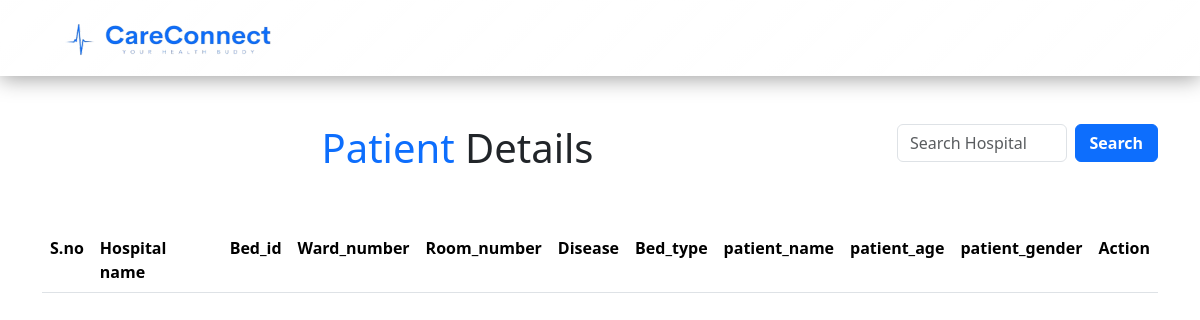
Page /hospital/ on the earlier database version.
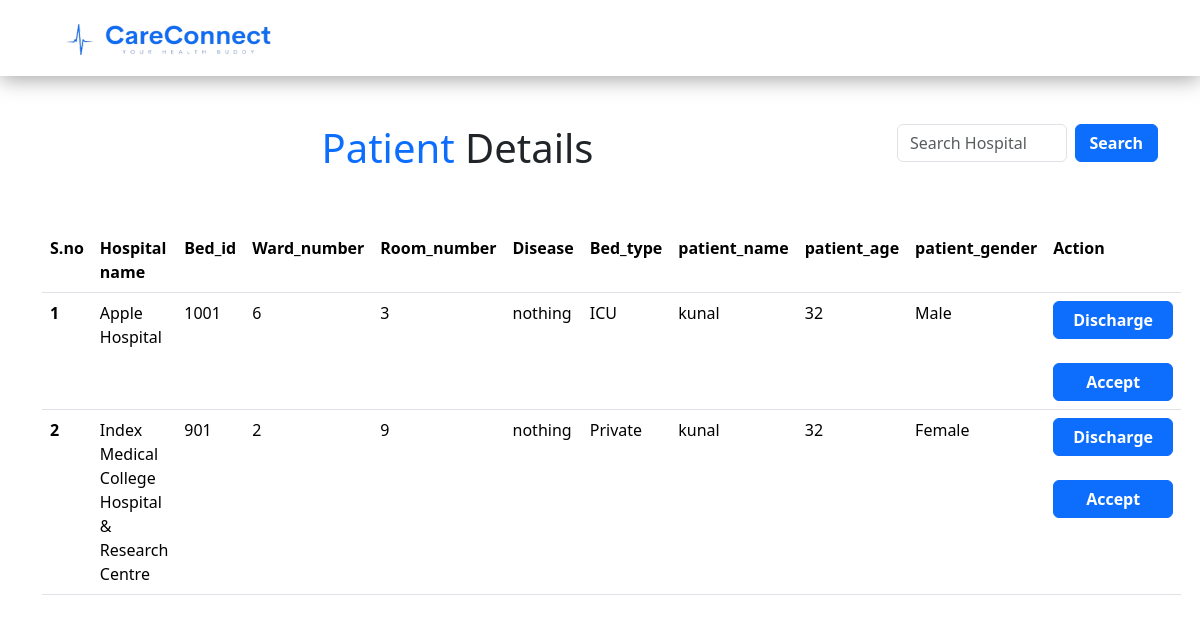
Same page on the later database version.
### home/models.py (models this page shows)
class patient_info(models.Model):
    Hospital_name = models.CharField(max_length=300)
    Bed_id=models.CharField(max_length=300,unique=True)
    Ward_number=models.IntegerField()
    Room_number=models.IntegerField()
    Disease=models.CharField(max_length=200)
    Bed_type=models.CharField(max_length=300)
    patient_name=models.CharField(max_length=200)
    patient_gender=models.CharField(choices=ge,max_length=300)
    patient_age=models.PositiveBigIntegerField()
    address=models.TextField()
    mobile_number=models.PositiveBigIntegerField()
    current_medication=models.TextField()
    allergies=models.TextField()
    past_surgeries=models.TextField()
    insurance_policy=models.TextField()
    Policy_number=models.TextField()
    special_request=models.TextField()

### home/views.py (the view)
# urls.py: path('hospital/',hospital),
def hospital(request):
    data=patient_info.objects.all()
    return render(request,'bedsdata.html',context={'data': data})

### CareConnect-MinorProject/home/template/bedsdata.html (shortened to what this page needs)
{% load static %}
<!DOCTYPE html>
<html lang="en">
  <head>
    <link
      href="https://cdn.jsdelivr.net/npm/bootstrap@5.3.2/dist/css/bootstrap.min.css"
      rel="stylesheet"
    />
    <link rel="stylesheet" href="{% static 'css/bootstrap.css'%}" />
    <link rel="stylesheet" href="{% static 'css/style.css' %}" />
  </head>
  <body>
    <nav class="mb-5 glass-bg">
      <div class="container">
        <div class="row">
          <div class="col">
            <nav class="navbar navbar-expand-lg">
              <div class="container-fluid">
                <img
                  src="{% static 'images/0019b4ca-3b9d-422a-b123-113ed453ccc3.png' %}"
                  class="navbar-brand img-fluid logo-icon"
                  alt=""
                />
              </div>
            </nav>
          </div>
        </div>
      </div>
    </nav>
    <div class="container my-5">
      <div class="row">
        <div class="col">
          <h1 class="text-center">
            <span style="font-weight: 400; color: var(--bs-primary)">
              Patient
            </span>
            <span style="font-weight: 200"> Details </span>
          </h1>
        </div>
        <div class="col-lg-3">
          <form class="d-flex" role="search" method="get">
            <input
              class="form-control me-2"
              type="text"
              placeholder="Search Hospital"
              aria-label="Search"
              name="q"
            />
            <button class="btn btn-primary" type="submit">Search</button>
          </form>
        </div>
      </div>
    </div>
    <div class="container">
      <div class="row">
        <div class="col">
          <table class="table table-hover col-12">
            <tr>
              <th scope="col">S.no</th>
              <th scope="col">Hospital name</th>
              <th scope="col">Bed_id</th>
              <th scope="col">Ward_number</th>
              <th scope="col">Room_number</th>
              <th scope="col">Disease</th>
              <th scope="col">Bed_type</th>
              <th scope="col">patient_name</th>
              <th scope="col">patient_age</th>
              <th scope="col">patient_gender</th>
              <th scope="col">Action</th>
            </tr>
            {% for i in data %}
            <tr>
              <th scope="row">{{forloop.counter}}</th>
              <td>{{i.Hospital_name}}</td>
              <td>{{i.Bed_id}}</td>
              <td>{{i.Ward_number}}</td>
              <td>{{i.Room_number}}</td>
              <td>{{i.Disease}}</td>
              <td>{{i.Bed_type}}</td>
              <td>{{i.patient_name}}</td>
              <td>{{i.patient_age}}</td>
              <td>{{i.patient_gender}}</td>
              <td>
                <a href="/delete_patient/{{i.id}}/"
                  ><button class="btn btn-primary">Discharge</button></a
                >
                <br>
                <br>
                <a href="/delete_patient/{{i.id}}/"
                  ><button class="btn btn-primary">Accept</button></a
                >
              </td>
            </tr>
            {% endfor %}
          </table>
        </div>
      </div>
    </div>
  </body>
</html>

### home/static/css/style.css (style rules this page uses)
* { margin: 0; padding: 0; box-sizing: border-box; }
html { scroll-behavior: smooth; scroll-padding-top: 150px; }
.glass-bg { background: linear-gradient( 135deg, rgba(255, 255, 255, 0.1), rgba(255, 255, 255, 0) ); backdrop-filter: blur(10px); -webkit-backdrop-filter: blur(10px); border: 1px solid rgba(255, 255, 255, 0.18); box-shadow: 0 3px 20px 0 rgba(0, 0, 0, 0.37); }
.logo-icon { height: 50px; width: 220px; object-fit: cover; padding: 4px; margin: 4px; }
.btn { width: 120px; font-weight: 700; }

Differences in the rows shown:
added patient_info: Hospital_name "Apple Hospital", Bed_id "1001", Ward_number "6", Room_number "3", Disease "nothing", Bed_type "ICU", patient_name "kunal", patient_age "32", patient_gender "Male"
added patient_info: Hospital_name "Index Medical College Hospital & Research Centre", Bed_id "901", Ward_number "2", Room_number "9", Disease "nothing", Bed_type "Private", patient_name "kunal", patient_age "32", patient_gender "Female"
